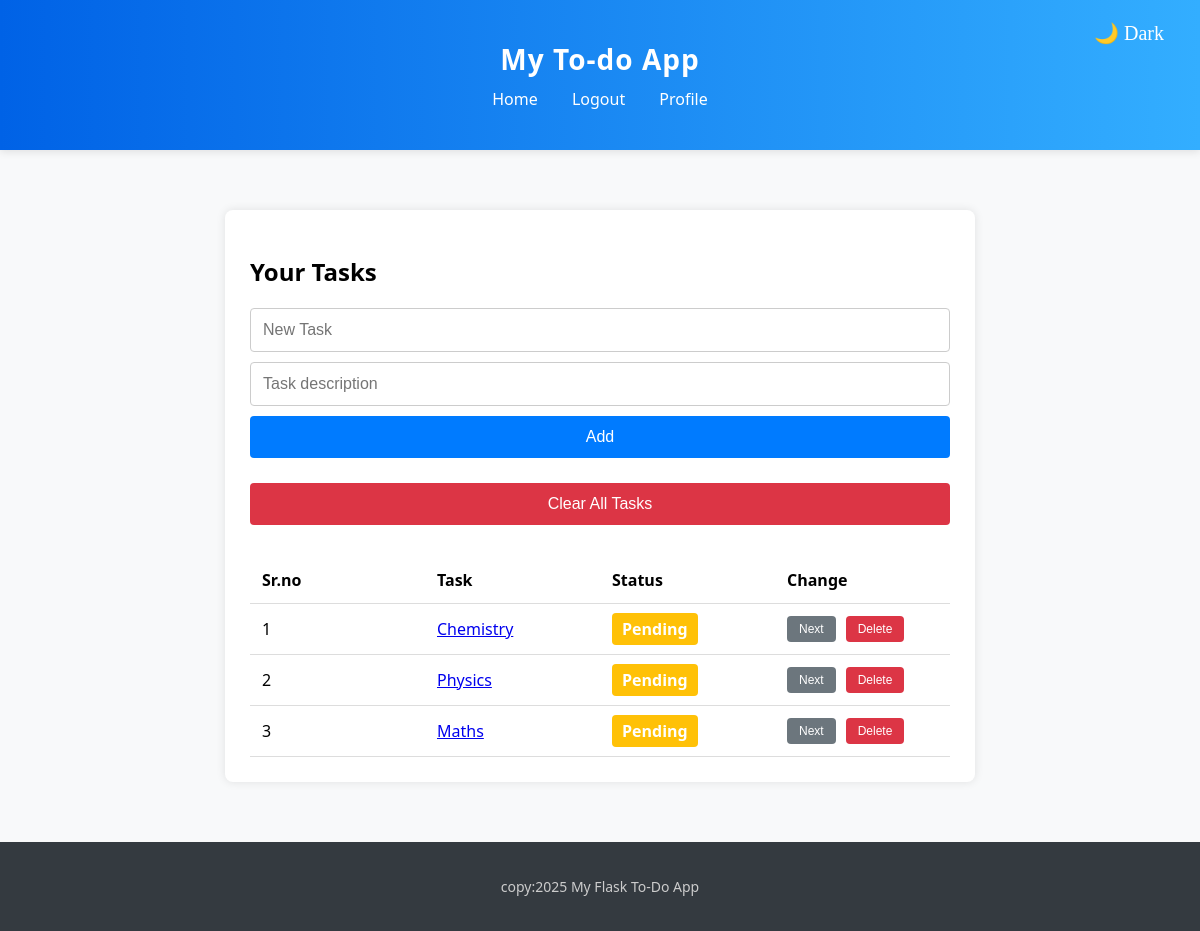
The page / (signed in) on the database as committed earlier.
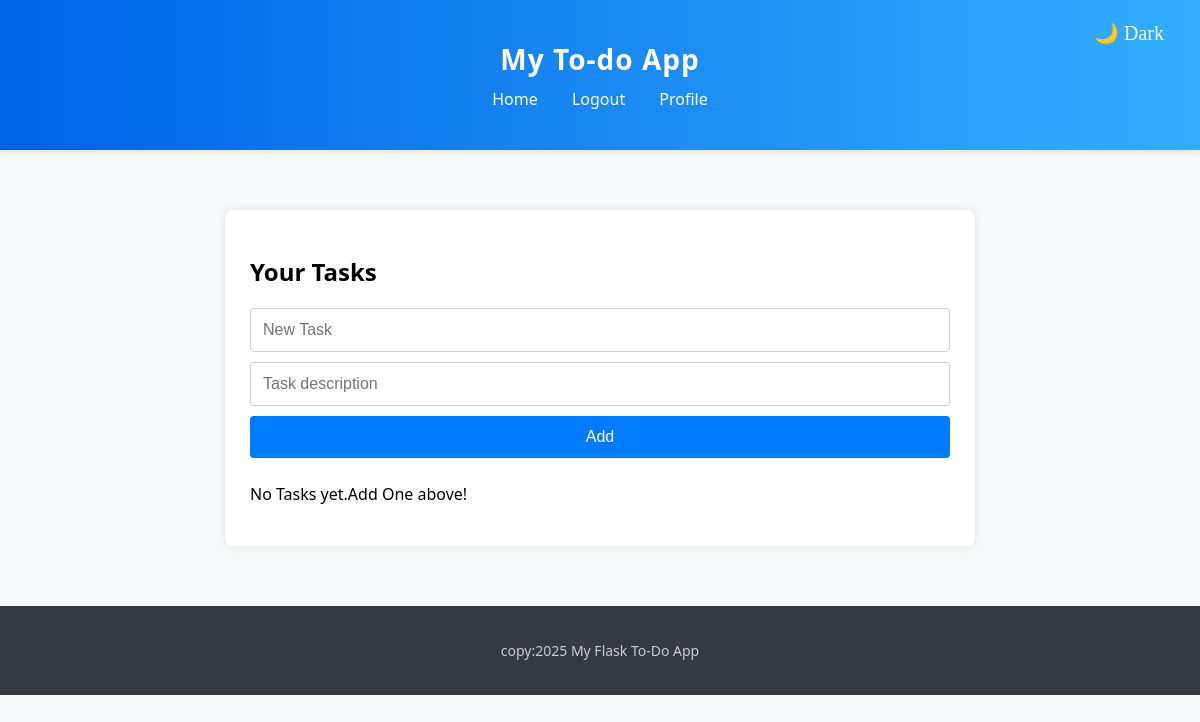
The same page on the database as committed later.
### app/models.py (models this page shows)
class Task(db.Model):
    __tablename__='task'
    id=db.Column(db.Integer, primary_key=True)
    title=db.Column(db.String(100), nullable=False)
    description=db.Column(db.String(300), nullable=False)
    status=db.Column(db.String(20), default="Pending")
    user_id = db.Column(db.Integer, db.ForeignKey('register.uid'), nullable=False)

### app/routes/tasks.py (the view)
@tasks_bp.route('/')
def view_tasks():
    if 'user_id' not in session:
        return redirect(url_for('auth.login'))
    tasks = Task.query.filter_by(user_id=session['user_id']).all()
    return render_template('tasks.html',tasks=tasks)

### app/templates/tasks.html (shortened to what this page needs)
{% extends "base.html" %}
{% block content %}
    <div class="task-box">
        <h2>Your Tasks</h2>
        <form action="{{url_for('tasks.add_task')}}" method="post" class="task-form">
            <input type="text" name="title" placeholder="New Task" required>
             <input type="text" name="description" placeholder="Task description" required>
            <button type="submit" class="btn">Add</button>
        </form>
        {% if tasks %}
        <form action="{{url_for('tasks.clear_tasks')}}" method="post">
            <button type="submit" class="btn btn-clear" style="width: 100%;">Clear All Tasks</button>
        </form>
        <br>
        <table class="task-table">
            <thead>
                <tr>
                    <th>Sr.no</th>
                    <th>Task</th>
                    <th>Status</th>
                    <th>Change</th>
                </tr>
            </thead>
            <tbody>
                {% for task in tasks  %}
                <tr>
                    <td>{{loop.index}}</td>
                    <td><a href="{{url_for('tasks.description',task_id=task.id)}}">{{task.title}}</a></td>
                    <td>
                        <span class="badge {{task.status|lower}}">{{task.status}}</span>
                    </td>
                    <td>
                        <div class="cont" style="display: flex;gap: 10px;/* max-width: 85px; */flex-direction: row;flex-wrap: wrap;" >
                        <form action="{{url_for('tasks.toggle_status',task_id=task.id)}}" method="post">
                            <button class="btn-small" type="submit">Next</button>
                        </form>
                        <form action="{{url_for('tasks.delete',task_id=task.id)}}" method="post">
                            <button class=" btn-delete" type="submit" style="border: none; font-size: 12px;">Delete</button>
                        </form>
                        </div>
                    </td>
                </tr>
                {% endfor %}
            </tbody>
        </table>
        {% else %}
        <p>No Tasks yet.Add One above!</p>
        {% endif %}
    </div>
{% endblock %}

Rows that differ between the two databases and show on the page:
removed Task: title "Chemistry", status "Pending"
removed Task: title "Physics", status "Pending"
removed Task: title "Maths", status "Pending"
Other text that changed with them:
text no longer shown: "Clear All Tasks Sr.no Task Status Change"
text now shown: "No Tasks yet.Add One above!"
